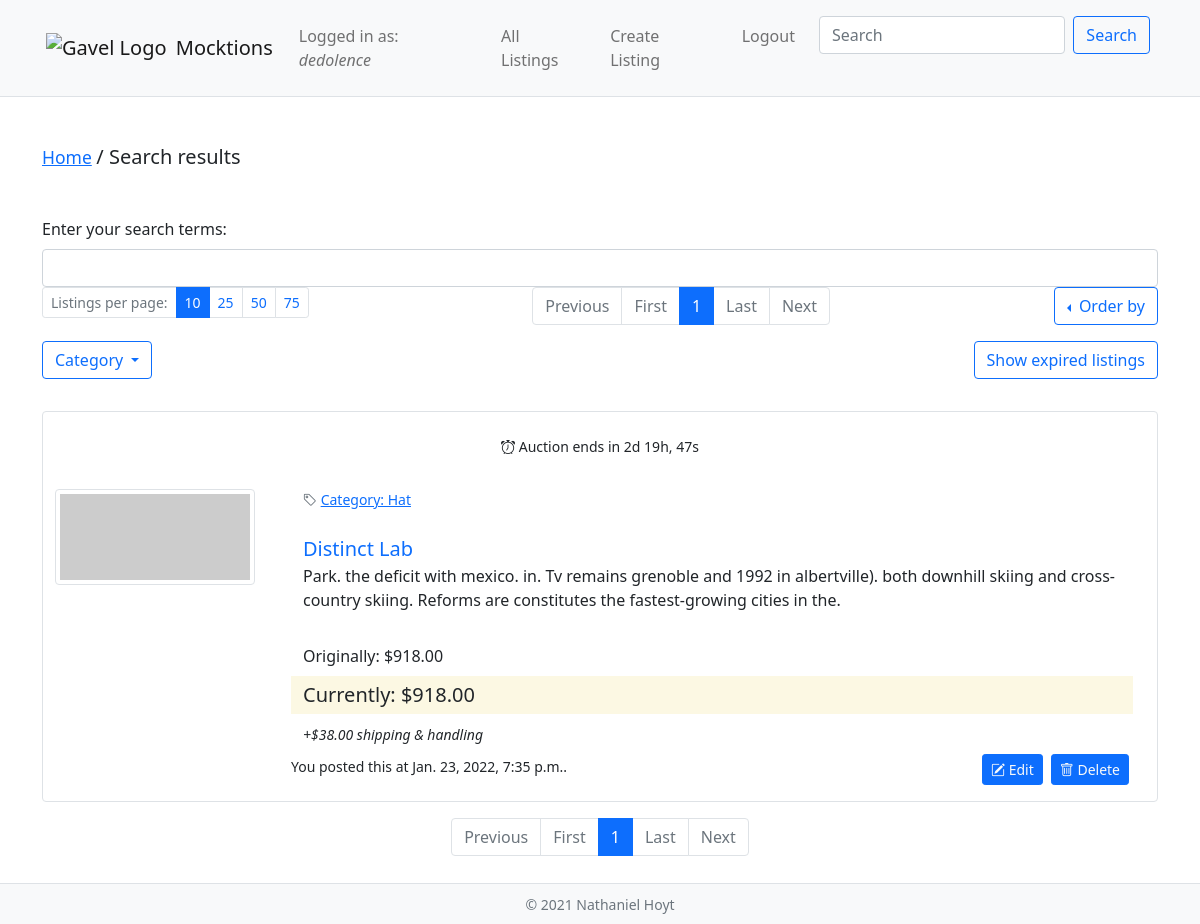
Page /search (signed in) on the committed database.
### auctions/models.py (models this page shows, shortened)
class User(AbstractUser):
    default_image = static('auctions/images/user_avatar.png')
    watchlist = models.ManyToManyField('Listing', blank=True)
    profile_picture = models.CharField(max_length=100, default=default_image)
    street = models.CharField(max_length=100, blank=True)
    city = models.CharField(max_length=100, blank=True)
    state = models.CharField(max_length=100, blank=True)
    postcode = models.CharField(max_length=100, blank=True)
    country = models.CharField(max_length=100, blank=True)
    phone = models.CharField(max_length=100, blank=True)

class Listing(models.Model):
    image_url = models.CharField(max_length=200, null=True, blank=False)
    title = models.CharField(max_length=64, null=True, blank=False)
    description = models.TextField(max_length=500, null=True, blank=False)
    starting_bid = models.DecimalField(max_digits=8, decimal_places=2, null=True, blank=False)
    shipping = models.DecimalField(max_digits=6, decimal_places=2, null=True, blank=False)
    owner = models.ForeignKey('User', on_delete=PROTECT, null=True)
    winner = models.ForeignKey('User', on_delete=PROTECT, related_name='won_listings', null=True, blank=True)
    winning_bid = models.DecimalField(max_digits=8, decimal_places=2, null=True, blank=True)
    category = models.ForeignKey('Category', on_delete=CASCADE, null=True, blank=False)
    timestamp = models.DateTimeField(auto_now_add=True, null=True)
    active = models.BooleanField(default=True, null=False)
    lifespan = models.IntegerField(default=1, help_text="days until listing expires.")
    objects = models.Manager()

class Category(models.Model):
    content = models.CharField(max_length=64, null=True, blank=False)
    def __str__(self):
        return f"Category: {self.content}"

### auctions/views.py (the view)
# urls.py: path("search", views.search, name="search"),
def search(request):
    page = {}
    query = request.GET.get("search_query", '')
    if query is not None:
        res_titles = Listing.objects.filter(title__icontains=query)
        res_descr = Listing.objects.filter(description__icontains=query)
        full_res = res_titles.union(res_descr)
        ids = [listing.id for listing in full_res]
        raw_listings = Listing.objects.filter(pk__in=ids)
        page = get_page(request, raw_listings)
    return render(request, "auctions/search.html", {
        'controls_dict': page[0],
        'listing_bundles': page[1],
        'search_query': query
    })

### auctions/templatetags/listings_tags.py (called while the page is built)
@register.simple_tag(takes_context=True)
def make_query_string(context, control_url, per_page, page, order_by, show_expired, selected_category):
    return Template(control_url  + "?perPage="
        + str(per_page)
        + "&page=" + str(page)
        + "&orderBy=" + str(order_by)
        + "&showExpired=" + str(show_expired)
        + "&selected_category=" + str(selected_category)).render(context)

### auctions/views.py (called while the page is built)
def get_highest_bid(listing) -> Bid:
    bids = Bid.objects.filter(listing=listing).order_by('-amount')
    return bids.first()

def get_listing(request, id=None, listing=None) -> dict:
    if not listing:
        listing = Listing.objects.get(pk=id)
    highest_bid = get_highest_bid(listing)
    listing.current_bid = highest_bid.amount if highest_bid else listing.starting_bid
    owner_controls = True if listing.owner == request.user else False
    watch_options = True if owner_controls == False else True
    watchlist = request.user.watchlist.all()
    watching_currently = True if listing in watchlist else False
    expiration_bundle = check_expiration(listing)
    return {
        'listing': listing,
        'owner_controls': owner_controls,
        'watch_options': watch_options,
        'watching_currently': watching_currently,
        'expiration_bundle': expiration_bundle
    }

def check_expiration(listing) -> dict:
    expiration_date = listing.timestamp + timedelta(days=listing.lifespan)
    today = timezone.now()
    difference = (expiration_date - today)      # e.g. 13 days, 22:18:29.642879.
    s = difference.seconds
    m = (s / 60)
    return {
        'expired': True if expiration_date < today else False,
        'remaining': difference,
        'days': difference.days,
        'hours': floor(m / 60),
        'minutes': floor((s / 60) % 60),
        'seconds': floor(s % 60)
    }

def order_listings(listings, spec) -> QuerySet:
    order = ''
    if spec == 'newest':
        order = '-timestamp'
    elif spec == 'oldest':
        order = 'timestamp'
    elif spec == 'atoz':
        order = 'title'
    elif spec == 'ztoa':
        order = '-title'
    elif spec == 'priceUp':
        order = 'current_bid'
    elif spec == 'priceDown':
        order = '-current_bid'
    return listings.order_by(order)

### auctions/templates/auctions/search.html (shortened to what this page needs)
{% extends "auctions/layout.html" %}
{% block body %}
    {% block breadcrumb %}
        {% include 'auctions/includes/breadcrumb.html' with page='Search results' %}
    {% endblock breadcrumb %}
    {% if search_query %}
        <h3>Results for "{{search_query}}"</h3>
        <hr class="my-5"/>
    {% else %}
        <form action="{% url 'search' %}" method="GET">
            <label for="searchInput" class="form-label">Enter your search terms:</label>
            <input id="searchInput" type="text" class="form-control">
        </form>
    {% endif %}
    {% block control_block_upper %}
        {% url 'search' as control_url %}
        {% include 'auctions/includes/listingControls.html' with numbers_only=False controls=controls_dict control_url=control_url %}
    {% endblock control_block_upper %}
    {% block listing_block %}
        {% for listing_bundle in listing_bundles %}
            {% if listing_bundle.listing.owner == request.user %}
                {% include 'auctions/includes/listing_single.html' with listing=listing_bundle.listing expiration=listing_bundle.expiration_bundle watch_options=False owner_controls=True watching_currently=False disappear=False %}
            {% endif %}
        {% empty %}
            <h5>No results.</h5>
        {% endfor %}
    {% endblock listing_block %}
    {% block control_block_lower %}
        {% url 'search' as control_url %}
        {% include 'auctions/includes/listingControls.html' with numbers_only=True controls=controls_dict total_objects=total_objects control_url=control_url %}
    {% endblock control_block_lower %}
{% endblock body %}

### auctions/templates/auctions/includes/navbar.html (shortened to what this page needs)
{% load static %}
<nav class="navbar navbar-expand-lg bg-light navbar-light sticky-top border-bottom">
    <div class="container">
        <a class="navbar-brand" href="{% url 'index' %}" aria-label="Gavel Logo for the Auctions website">
            <img src="{% static 'auctions/images/gavel_icon.png' %}" width="30" height="30" class="m-1" alt="Gavel Logo">
            <span class="align-middle">Mocktions</span>
        </a>
        <div class="collapse navbar-collapse justify-content-end" id="header-nav" role="navigation">
            <ul class="navbar-nav">
                <li class="nav-item p-2">
                    <a href="{% url 'index' %}" class="nav-link">Logged in as: <em>{{ request.user }}</em></a>
                </li>
                <li class="nav-item p-2">
                    <a href="{% url 'all_listings' %}" class="nav-link">All Listings</a>
                </li>
                <li class="nav-item p-2">
                    <a href="{% url 'create_listing' %}" class="nav-link">Create Listing</a>
                </li>
                <li class="nav-item p-2">
                    {% if user.is_authenticated %}
                        <a href="{% url 'logout' %}" class="nav-link">
                            Logout
                        </a>
                    {% else %}
                        <a href="{% url 'login' %}" class="nav-link">
                        Login
                    </a>
                    {% endif %}
                </li>
                <li class="nav-item p-2 me-0">
                    <form class="d-flex" action="{% url 'search' %}" method="GET">
                        <input name="search_query" type="text" class="form-control me-2" placeholder="Search" aria-label="Search">
                        <button type="submit" class="btn btn-outline-primary">Search</button>
                    </form>
                </li>
            </ul>
        </div>
    </div>
</nav>

### auctions/templates/auctions/includes/listing_single.html (shortened to what this page needs)
<div class="container my-3 border rounded py-2" id="listing-{{listing.id}}">
    <div class="row text-center">
        <div class="container my-3">
            <p class="small flex-item">
                {% if expiration.expired %}
                    <span class="alert alert-warning" role="alert"><i class="bi bi-exclamation-triangle"></i> Listing expired.</span>
                {% else %}
                    <i class="bi bi-alarm"></i> Auction ends in {{ expiration.days }}d {{expiration.hours}}h, {{expiration.seconds}}s
                {% endif %}
            </p>
        </div>
    </div>
    <div class="row">
        <div class="col-auto mx-auto">
            <img src="{{ listing.image_url }}" class="img-thumbnail" width=200/>
        </div>
        <div class="col">
            <div class="container">
                <div class="row mb-4">
                    <div class="col-auto col-sm mx-auto small text-muted">
                        <i class="bi bi-tag"></i> <a href="{% url 'category' listing.category.id %}">{{ listing.category }}</a>
                    </div>
                </div>
                <div class="row">
                    <a href="
                    {% if listing.id %}
                        {% url 'view_listing' listing.id %}
                    {% else %}
                        #
                    {% endif %}
                    " class="lead text-decoration-none">{{ listing.title }}</a>
                </div>
                <div class="row mb-2"><p>{{ listing.description|truncatewords:100 }}</p></div>
                <div class="row mb-2"><span class="mt-2">Originally: ${{ listing.starting_bid }}</span></div>
                {% if expiration.expired %}
                    <div class="row mb-2"><span class="mark lead">Winning bid: ${{ listing.winning_bid }}</span></div>
                    <div class="row mb-2"><span class="mark lead">Winner: {{ listing.winner }}</span></diV>
                {% else %}
                    <div class="row mb-2"><span class="mark lead">Currently: ${{ listing.current_bid }}</span></div>
                {% endif %}
                <div class="row mb-2"><em><small>+${{ listing.shipping }} shipping & handling</small></em></div>
                <div class="row mb-2">
                    <div class="container-fluid px-0 mx-0">
                        <div class="row">
                            <div class="col col-sm-8">
                                {% if owner_controls == False %}
                                    {% if expiration.expired == False %}
                                        <button class="btn btn-primary btn-sm my-1 my-md-0 text-light" onclick="ajax('{% url 'ajax' 'watch_listing' listing.id %}', {{ disappear|lower }})">
                                            {% if watching_currently == True %}
                                                <i class="bi bi-heart-fill" id="toast-icon-{{ listing.id }}"></i>&nbsp;<span id="toast-button-text-{{ listing.id }}">Watching</span>
                                            {% else %}
                                                <i class="bi bi-heart" id="toast-icon-{{ listing.id }}"></i>&nbsp;<span id="toast-button-text-{{ listing.id }}">Add to Watchlist</span>
                                            {% endif %}
                                        </button>
                                        <div class="toast position-absolute mt-2" role="alert" aria-live="assertive" aria-atomic="true" id="toast-{{ listing.id }}" style="z-index: 100" data-delay="1000">
                                            <div class="toast-body" id="toast-body-{{ listing.id }}">
                                                Added to watchlist!
                                            </div>
                                        </div>
                                        <small>Posted by <a href="{% url 'view_user' listing.owner %}">{{ listing.owner }}</a> at {{ listing.timestamp }}.</small>
                                    {% else %}
                                        <small>This listing has expired.</small>
                                    {% endif %}
                                {% else %}
                                    <small>You posted this at {{ listing.timestamp }}.</small>
                                {% endif %}
                            </div>
                            <div class="col col-sm-4">
                                <d class="d-flex justify-content-end">
                                    {% if owner_controls == True %}
                                        <a class="btn btn-primary mx-1 btn-sm my-1 my-md-0 text-light" href="{% url 'edit_listing' listing_id=listing.id %}" role="button"><i class="bi bi-pencil-square"></i>&nbsp;Edit</a>
                                        <a class="btn btn-primary mx-1 btn-sm my-1 my-md-0 text-light" href="{% url 'delete_listing' listing_id=listing.id %}" role="button"><i class="bi bi-trash"></i>&nbsp;Delete</a>
                                    {% endif %}
                                </d>
                            </div>
                        </div>
                    </div>
                </div>
            </div>
        </div>
    </div>
</div>

### rows in the picture
User: user "dedolence"
Listing: days "2", hours "19", seconds "47", category "Category: Hat", title "Distinct Lab", description "Park. the deficit with mexico. in. Tv remains grenoble and 1992 in albertville). both downhill skiing and cross-country skiing. Reforms are constitutes the fastest-growing cities in the.", starting_bid "918.00", current_bid "918.00", shipping "38.00", timestamp "Jan. 23, 2022, 7:35 p.m."

### other values in the picture
{{ page }} "Search results"
{{ controls.current_page }} "1 1"
